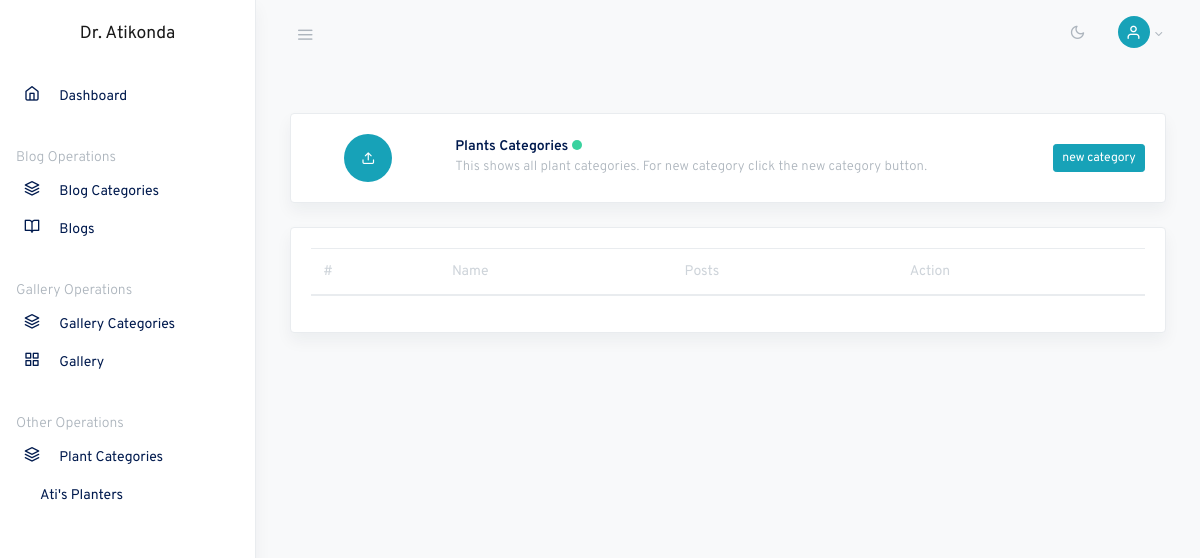
The app's page /admin/planters_categories.php (signed in), older data.
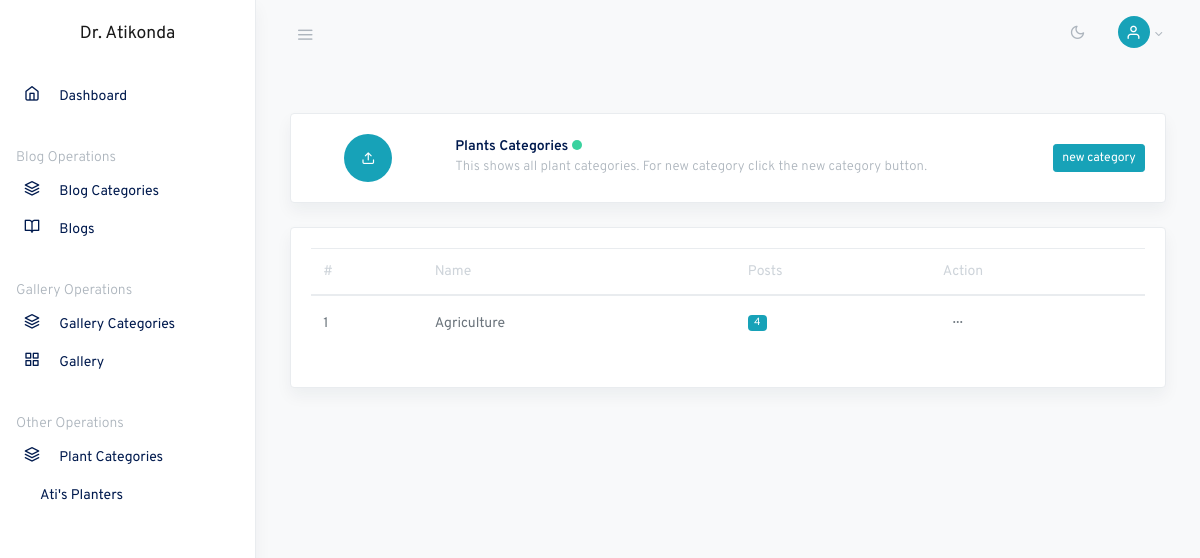
The same page, newer data.
### tables this page shows
CREATE TABLE IF NOT EXISTS `plant_categories` (
  `category_id` int(11) NOT NULL AUTO_INCREMENT,
  `category_name` varchar(500) DEFAULT NULL,
  `upload_date` date DEFAULT NULL,
  PRIMARY KEY (`category_id`)
);

### classes/dbh.class.php (called while the page is built)
<?php
class Dbh{
	private $host = "localhost";
	private $user = "root";
	private $pwd = "";
	private $dbname = "atikonda";
	protected function connect(){
	$dsn = 'mysql:host=' . $this->host . ';dbname='. $this->dbname;
	$pdo =  new PDO($dsn, $this->user, $this->pwd, array(PDO::ATTR_ERRMODE => PDO::ERRMODE_WARNING));
    $pdo->setAttribute(PDO::ATTR_DEFAULT_FETCH_MODE, PDO::FETCH_ASSOC);
    return $pdo;
	}
}
?>

### classes/planters.class.php (called while the page is built, shortened)
<?php
include_once "dbh.class.php";
class Planters extends Dbh
{
    protected function viewscategories()
    {
        $sql = "SELECT * FROM `plant_categories` ORDER BY `category_id` DESC";
        $stmt = $this->connect()->query($sql);
        return $stmt->fetchAll();
    }
    protected function countsPlantsAndCategory($id)
    {
        $sql = "SELECT * FROM `plants` INNER JOIN `plant_categories` ON plants.category_id = plant_categories.category_id WHERE plant_categories.category_id = ?";
        $stmt = $this->connect()->prepare($sql);
        $stmt->execute([$id]);
        return $stmt->rowCount();
    }
}

### classes/planterscontr.class.php (called while the page is built, shortened)
<?php
include_once "planters.class.php";
class PlantersContr extends Planters
{
    public function viewCategories()
    {
        return $this->viewsCategories();
    }
    public function countPlantsAndCategory($id)
    {
        return $this->countsPlantsAndCategory($id);
    }
}

### admin/planters_categories.php (the view, shortened to what the changed rows need)
<?php
include_once "../classes/planterscontr.class.php";
$planters = new PlantersContr;
?>
<!DOCTYPE html>
<html lang="en">
<head>
    <link rel="stylesheet" href="css/simplebar.css">
    <link rel="stylesheet" href="css/feather.css">
    <link rel="stylesheet" href="css/dataTables.bootstrap4.css">
    <link rel="stylesheet" href="css/daterangepicker.css">
    <link rel="stylesheet" href="css/app-light.css" id="lightTheme">
    <link rel="stylesheet" href="css/app-dark.css" id="darkTheme" disabled>
</head>
<body class="vertical light">
    <div class="wrapper">
        <main role="main" class="main-content">
            <div class="container-fluid">
                <div class="row justify-content-center">
                    <div class="col-12">
                        <div class="row my-4">
                            <div class="col-md-12">
                                <div class="card shadow">
                                    <div class="card-body">
                                        <table class="table datatables" id="dataTable-1">
                                            <thead>
                                                <tr>
                                                    <th>#</th>
                                                    <th>Name</th>
                                                    <th>Posts</th>
                                                    <th>Action</th>
                                                </tr>
                                            </thead>
                                            <tbody>
                                                <?php
                                                $row = $planters->viewCategories();
                                                $index = 1;
                                                foreach ($row as $rw) {
                                                    $cat_id = $rw['category_id'];
                                                    $plants = $planters->countPlantsAndCategory($cat_id);
                                                ?>
                                                    <tr>
                                                        <td><?php echo $index; ?></td>
                                                        <td id="cat_name<?php echo $rw['category_id'] ?>" style="text-transform:capitalize;"><?php echo $rw['category_name']; ?></td>
                                                        <td>
                                                            <span class="badge badge-pill badge-info"><?php echo $plants ?></span>
                                                        </td>
                                                        <td><button class="btn btn-sm dropdown-toggle more-horizontal" type="button" data-toggle="dropdown" aria-haspopup="true" aria-expanded="false">
                                                            </button>
                                                        </td>
                                                    </tr>
                                                <?php
                                                    $index++;
                                                }
                                                ?>
                                            </tbody>
                                        </table>
                                    </div>
                                </div>
                            </div>
                        </div>
                    </div>
                </div>
            </div>
        </main>
    </div>
</body>
</html>

Row changes from the older to the newer data that the page shows:
added plant_categories: category_name "Agriculture", plants "4"
